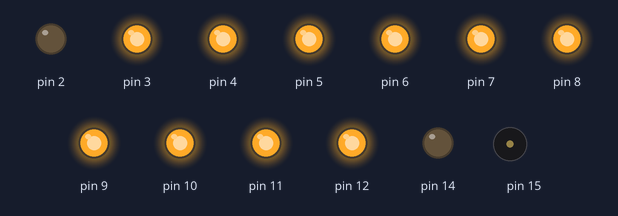
Bench run of a sketch on a simulated Arduino Uno, built with avr-gcc and run on an emulated ATmega328P. Shown: output pins drawn as LEDs (lit = HIGH), buzzer (waves = sounding).

Above: at 0.03 s.
At 0.33 s:
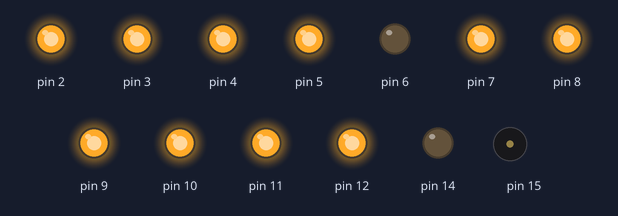
At 0.71 s:
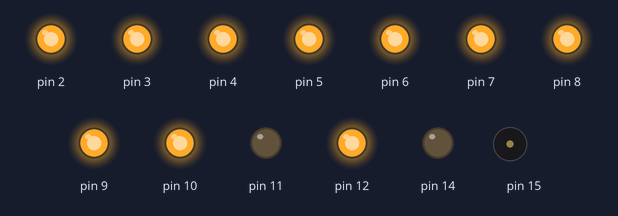
At 1.46 s:
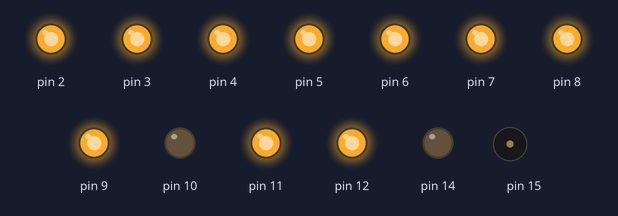
At 2.13 s:
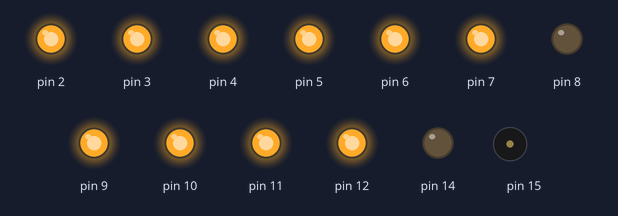
At 2.88 s:
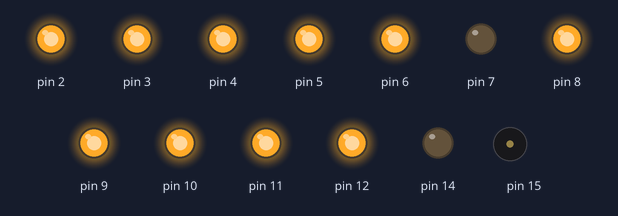
Timing chart, 0 to 3.2 s (numbered marks = the images above):
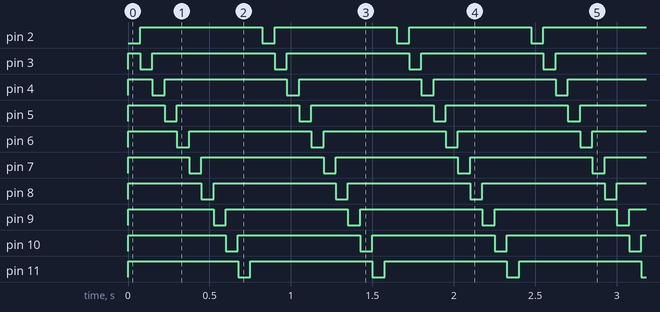

The sketch:

shltz_solution_of_12.1.ino
```cpp
int b;
int c;
void setup() {
for(int a=2;a<13;a++){pinMode(a,OUTPUT);
digitalWrite(a,HIGH);}
pinMode(14,OUTPUT);
pinMode(15,OUTPUT);
}
void loop() {
while(digitalRead(14)==HIGH){
for(b=12;b>1;b--){
digitalWrite(b,LOW);
delay(75);
digitalWrite(b,HIGH);
if(b==2){tone(15,262,50);
}
}
}
while(digitalRead(14)==LOW){
for(c=2;c<13;c++){
digitalWrite(c,LOW);
delay(75);
digitalWrite(c,HIGH);
if(c==12){tone(15,262,50);
}
}
}
}
```

Measured:
- by itself, pin 2–12: alternates HIGH for 0.75 s and LOW for 0.08 s
- by itself, tone on pin 15: alternates 262 Hz for 0.05 s and silent for 0.78 s
